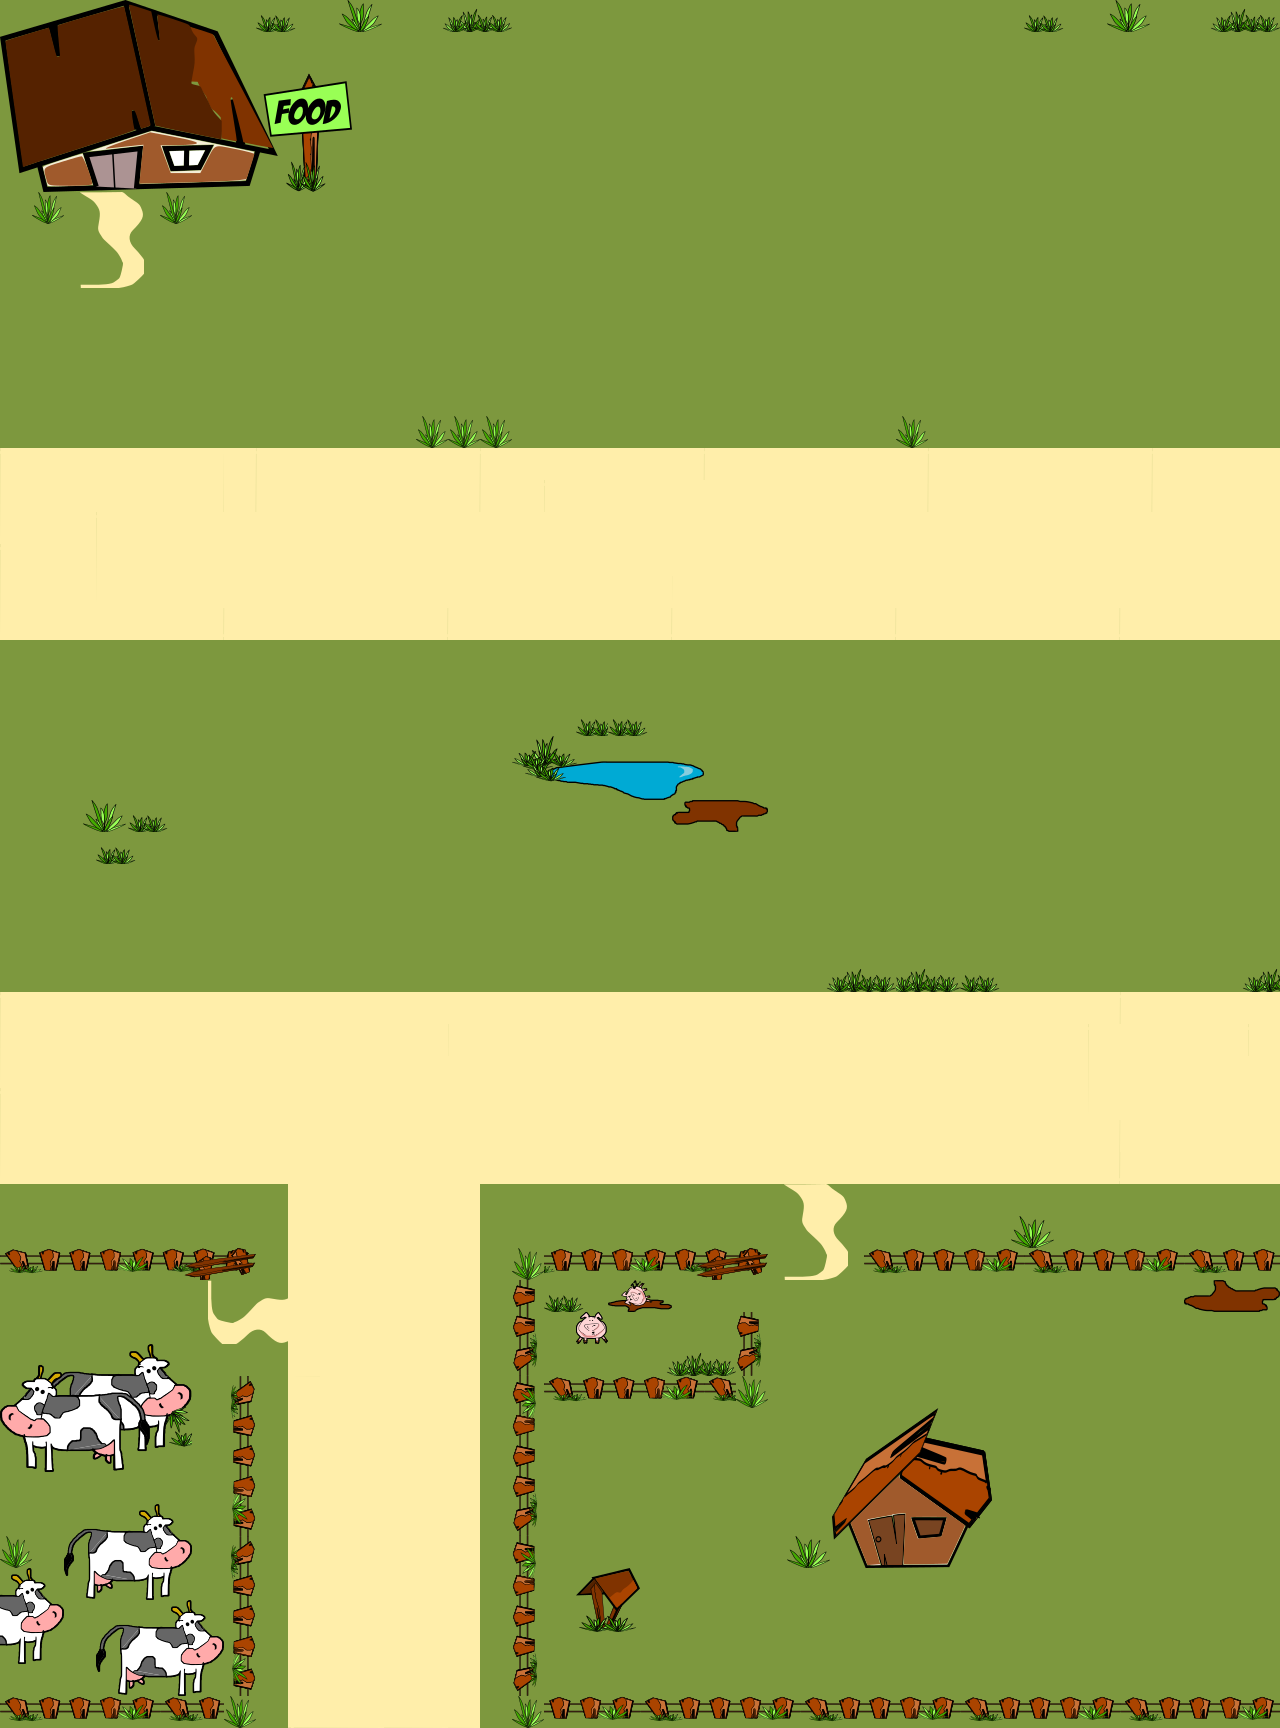

This game map was drawn from its Tiled (.tmx) file and the tilesets committed beside it. A one-line description and the trimmed map source follow:
An orthogonal 40x54 tile map with 32x32 px tiles, 3 tile layers (terreno, estradas, casas_plantas_animais), 16 tilesets.

<map version="1.0" orientation="orthogonal" renderorder="left-up" width="40" height="54" tilewidth="32" tileheight="32" nextobjectid="1">
 <tileset firstgid="1" name="arvores" tilewidth="32" tileheight="32" tilecount="420">
  <image source="arvores.png" width="702" height="670" />
 </tileset>
 <tileset firstgid="421" name="casa1" tilewidth="32" tileheight="32" tilecount="25">
  <image source="casa1.png" width="160" height="160" />
 </tileset>
 <tileset firstgid="446" name="estrada1_1_barro" tilewidth="32" tileheight="32" tilecount="21">
  <image source="estrada1_1_barro.png" width="224" height="96" />
 </tileset>
 <tileset firstgid="467" name="cerca1" tilewidth="32" tileheight="32" tilecount="8">
  <image source="cerca1.png" width="256" height="33" />
 </tileset>
 <tileset firstgid="475" name="porco1" tilewidth="32" tileheight="32" tilecount="2">
  <image source="porco1.png" width="64" height="32" />
 </tileset>
 <tileset firstgid="477" name="grama1" tilewidth="32" tileheight="32" tilecount="8">
  <image source="grama1.png" width="256" height="33" />
 </tileset>
 <tileset firstgid="485" name="lago1" tilewidth="32" tileheight="32" tilecount="12">
  <image source="lago1.png" width="192" height="64" />
 </tileset>
 <tileset firstgid="497" name="grama2" tilewidth="32" tileheight="32" tilecount="1">
  <image source="grama2.png" width="32" height="32" />
 </tileset>
 <tileset firstgid="498" name="casa1" tilewidth="32" tileheight="32" tilecount="25">
  <image source="casa1.png" width="160" height="160" />
 </tileset>
 <tileset firstgid="523" name="porco2" tilewidth="32" tileheight="32" tilecount="1">
  <image source="porco2.png" width="32" height="32" />
 </tileset>
 <tileset firstgid="524" name="estradinha1" tilewidth="32" tileheight="32" tilecount="6">
  <tileoffset x="16" y="0" />
  <image source="estradinha1.png" width="66" height="98" />
 </tileset>
 <tileset firstgid="530" name="lama1" tilewidth="32" tileheight="32" tilecount="3">
  <image source="lama1.png" width="96" height="32" />
 </tileset>
 <tileset firstgid="533" name="galinheiro1" tilewidth="32" tileheight="32" tilecount="4">
  <image source="galinheiro1.png" width="64" height="64" />
 </tileset>
 <tileset firstgid="537" name="casa2" tilewidth="32" tileheight="32" tilecount="66">
  <image source="casa2.png" width="352" height="192" />
 </tileset>
 <tileset firstgid="603" name="vaca1" tilewidth="32" tileheight="32" tilecount="12">
  <image source="vaca1.png" width="128" height="96" />
 </tileset>
 <tileset firstgid="615" name="vaca2" tilewidth="32" tileheight="32" tilecount="24">
  <image source="vaca2.png" width="199" height="128" />
 </tileset>
 <layer name="terreno" width="40" height="54">
  <data>[2160 cells, 2160 non-empty, 72 distinct tile ids]</data>
 </layer>
 <layer name="estradas" width="40" height="54">
  <data>[2160 cells, 632 non-empty, 39 distinct tile ids]</data>
 </layer>
 <layer name="casas_plantas_animais" width="40" height="54">
  <data>[2160 cells, 281 non-empty, 162 distinct tile ids]</data>
 </layer>
</map>
